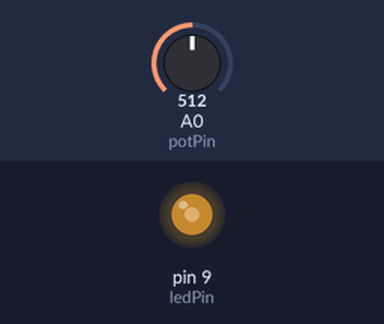
The sketch below on a simulated Arduino Uno, built with avr-gcc and run on an emulated ATmega328P. Shown: output pins drawn as LEDs (lit = HIGH). Inputs (shaded band) come from the test bench; at power-on: A0 (potPin) = 512.

Above: at 1.2 s.
1.3 s: A0 (potPin) set to 716
At 2.0 s:
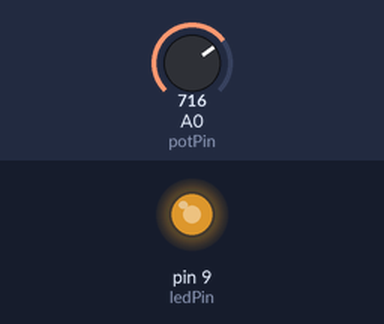
2.8 s: A0 (potPin) set to 900
At 3.2 s:
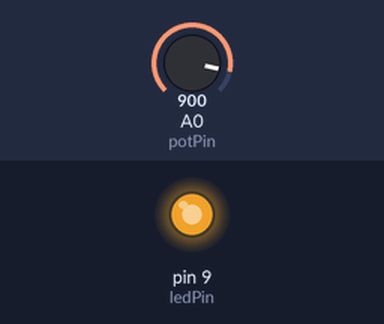
4.3 s: A0 (potPin) set to 122
At 5.5 s:
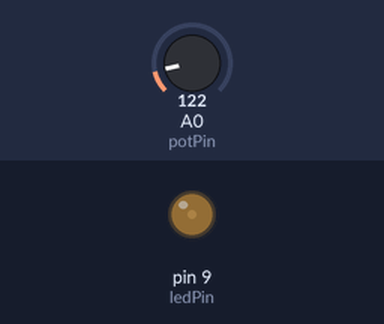
5.8 s: A0 (potPin) set to 0
At 6.6 s:
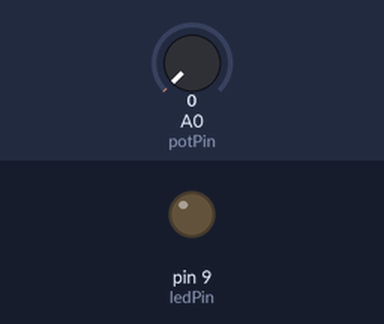
7.3 s: A0 (potPin) set to 511
At 7.8 s:
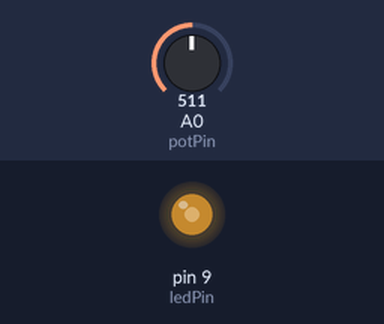
Timing chart, 0 to 9.8 s (numbered marks = the images above; inputs shaded):
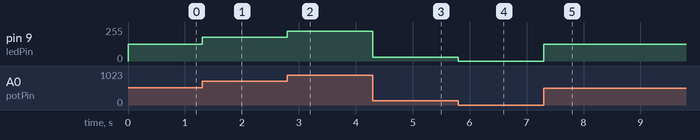

Measured:
- after the input at 1.3 s, pin 9 (ledPin): 127/255 → 178/255 at once
- after the input at 2.8 s, pin 9 (ledPin): 178/255 → 224/255 at once
- after the input at 4.3 s, pin 9 (ledPin): 224/255 → 30/255 at once
- after the input at 5.8 s, pin 9 (ledPin): 30/255 → 0/255 at once
- after the input at 7.3 s, pin 9 (ledPin): 0/255 → 127/255 at once

The sketch:

example5-potentiometer.ino
```cpp
int ledPin = 9;
int potPin = A0;


void setup() {

  pinMode(ledPin, OUTPUT);
  pinMode(potPin, INPUT);

}
int val = 0;
void loop() {
  val = analogRead(potPin);
  val = map(val, 0, 1023, 0, 255);

  analogWrite(ledPin, val);

  delay(1);
}
```
